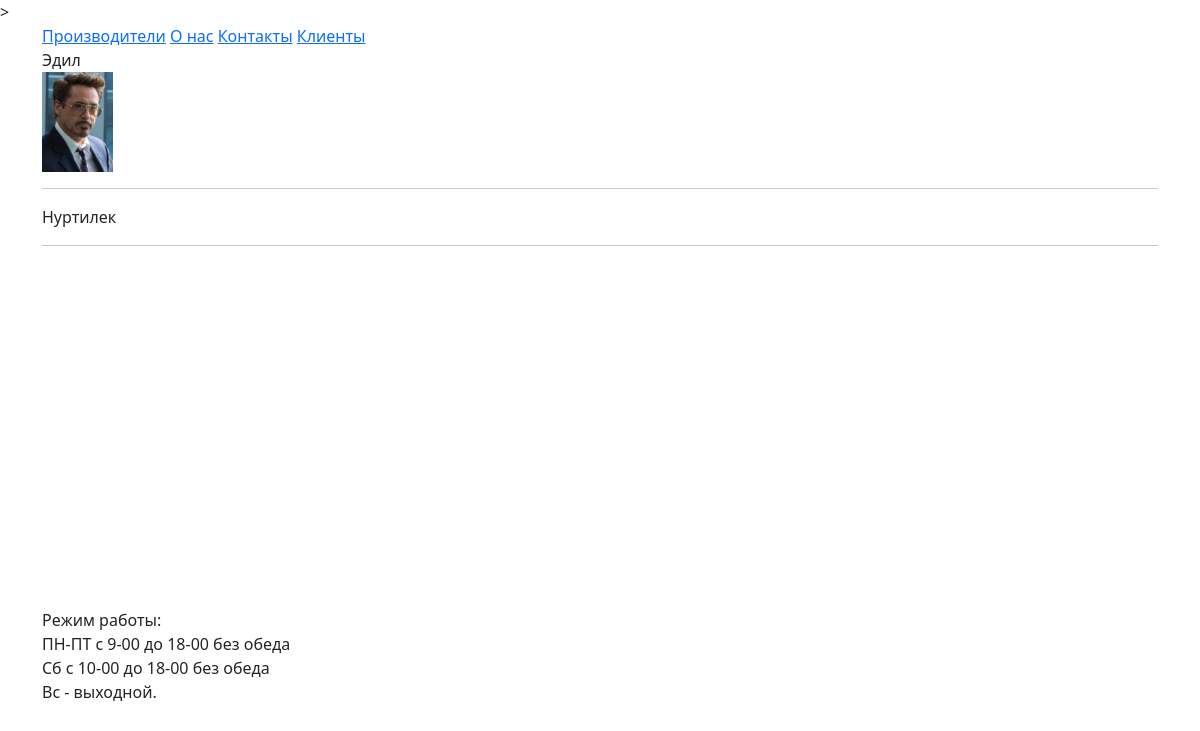
/clients/, run on the app's committed database.
### clients/models.py (models this page shows)
class Client(models.Model):
    name = models.CharField(max_length=255)
    address = models.CharField(max_length=255, null=True, blank=True)
    is_active = models.BooleanField(default=True, verbose_name="Активный покупатель")
    botlle = models.IntegerField(default=1)
    photo = models.ImageField(
        verbose_name='Фото',
        upload_to='photos',
        null=True,
        blank=True
    )

### clients/views.py (the view)
# urls.py: path('clients/', client_list)
def client_list(request):
    context ={}
    context["clients"] = Client.objects.all()
    return render(request, 'clients.html', context)

### clients/templates/clients.html
{% extends 'base.html' %}
{% block page %}
    {% for client in clients %}
       <div>
        {{ client.name }}
        {% if client.photo %}
        <br>
        <img height="100px" src="{{ client.photo.url }}" >
        {% endif %}
       </div>
    <hr>
    {% endfor %}
{% endblock %}

### data on the page
Client: name "Эдил", photo (picture)
Client: name "Нуртилек"
